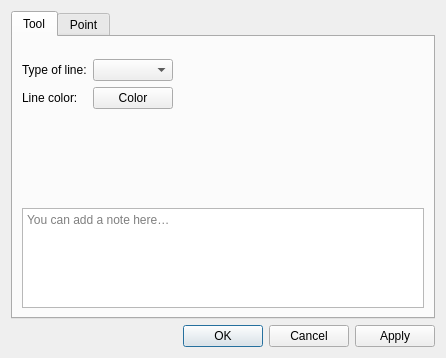
<?xml version="1.0" encoding="UTF-8"?>
<ui version="4.0">
 <class>DialogAlongLine</class>
 <widget class="QDialog" name="DialogAlongLine">
  <property name="geometry">
   <rect>
    <x>0</x>
    <y>0</y>
    <width>446</width>
    <height>358</height>
   </rect>
  </property>
  <property name="windowTitle">
   <string>Point at distance along line</string>
  </property>
  <property name="windowIcon">
   <iconset resource="../../../vmisc/share/resources/icon.qrc">
    <normaloff>:/icon/64x64/icon64x64.png</normaloff>:/icon/64x64/icon64x64.png</iconset>
  </property>
  <property name="locale">
   <locale language="English" country="UnitedStates"/>
  </property>
  <layout class="QVBoxLayout" name="verticalLayout_2">
   <item>
    <widget class="QTabWidget" name="tabWidget">
     <property name="currentIndex">
      <number>0</number>
     </property>
     <widget class="QWidget" name="tab">
      <attribute name="title">
       <string>Tool</string>
      </attribute>
      <layout class="QVBoxLayout" name="verticalLayout">
       <item>
        <widget class="QWidget" name="formulaPlaceholder" native="true"/>
       </item>
       <item>
        <layout class="QHBoxLayout" name="formulaSeparatorLayout">
         <property name="leftMargin">
          <number>33</number>
         </property>
         <property name="rightMargin">
          <number>33</number>
         </property>
         <item>
          <widget class="QFrame" name="formulaSeparator">
           <property name="minimumSize">
            <size>
             <width>0</width>
             <height>1</height>
            </size>
           </property>
           <property name="maximumSize">
            <size>
             <width>16777215</width>
             <height>1</height>
            </size>
           </property>
          </widget>
         </item>
        </layout>
       </item>
       <item>
        <layout class="QFormLayout" name="formLayout">
         <property name="fieldGrowthPolicy">
          <enum>QFormLayout::ExpandingFieldsGrow</enum>
         </property>
         <item row="0" column="0">
          <widget class="QLabel" name="label_6">
           <property name="sizePolicy">
            <sizepolicy hsizetype="Expanding" vsizetype="Preferred">
             <horstretch>0</horstretch>
             <verstretch>0</verstretch>
            </sizepolicy>
           </property>
           <property name="text">
            <string>Type of line:</string>
           </property>
          </widget>
         </item>
         <item row="0" column="1">
          <widget class="QComboBox" name="comboBoxLineType">
           <property name="minimumSize">
            <size>
             <width>80</width>
             <height>0</height>
            </size>
           </property>
           <property name="maximumSize">
            <size>
             <width>110</width>
             <height>16777215</height>
            </size>
           </property>
           <property name="iconSize">
            <size>
             <width>80</width>
             <height>14</height>
            </size>
           </property>
          </widget>
         </item>
         <item row="1" column="0">
          <widget class="QLabel" name="label">
           <property name="sizePolicy">
            <sizepolicy hsizetype="Expanding" vsizetype="Preferred">
             <horstretch>0</horstretch>
             <verstretch>0</verstretch>
            </sizepolicy>
           </property>
           <property name="text">
            <string>Line color:</string>
           </property>
          </widget>
         </item>
         <item row="1" column="1">
          <widget class="VPE::QtColorPicker" name="pushButtonLineColor">
           <property name="text">
            <string notr="true">Color</string>
           </property>
          </widget>
         </item>
        </layout>
       </item>
       <item>
        <spacer name="verticalSpacer">
         <property name="orientation">
          <enum>Qt::Orientation::Vertical</enum>
         </property>
         <property name="sizeHint" stdset="0">
          <size>
           <width>20</width>
           <height>40</height>
          </size>
         </property>
        </spacer>
       </item>
       <item>
        <layout class="QHBoxLayout" name="notesSeparatorLayout">
         <property name="leftMargin"><number>33</number></property>
         <property name="rightMargin"><number>33</number></property>
         <item>
          <widget class="QFrame" name="notesSeparator">
           <property name="minimumSize"><size><width>0</width><height>1</height></size></property>
           <property name="maximumSize"><size><width>16777215</width><height>1</height></size></property>
          </widget>
         </item>
        </layout>
       </item>
       <item>
        <widget class="QPlainTextEdit" name="plainTextEditToolNotes">
         <property name="placeholderText"><string>You can add a note here…</string></property>
         <property name="maximumSize"><size><width>16777215</width><height>100</height></size></property>
        </widget>
       </item>
      </layout>
     </widget>
     <widget class="QWidget" name="tab_2">
      <attribute name="title">
       <string>Point</string>
      </attribute>
      <layout class="QFormLayout" name="formLayoutPoint">
       <property name="fieldGrowthPolicy">
        <enum>QFormLayout::ExpandingFieldsGrow</enum>
       </property>
       <item row="0" column="0">
        <widget class="QLabel" name="labelEditNamePoint">
         <property name="text">
          <string>Point name:</string>
         </property>
        </widget>
       </item>
       <item row="0" column="1">
        <widget class="QLineEdit" name="lineEditNamePoint">
         <property name="toolTip">
          <string>Unique label</string>
         </property>
         <property name="placeholderText">
          <string>Choose unique label.</string>
         </property>
        </widget>
       </item>
      </layout>
     </widget>
    </widget>
   </item>
   <item>
    <widget class="QDialogButtonBox" name="buttonBox">
     <property name="orientation">
      <enum>Qt::Orientation::Horizontal</enum>
     </property>
     <property name="standardButtons">
      <set>QDialogButtonBox::StandardButton::Apply|QDialogButtonBox::StandardButton::Cancel|QDialogButtonBox::StandardButton::Ok</set>
     </property>
    </widget>
   </item>
  </layout>
 </widget>
 <customwidgets>
  <customwidget>
   <class>VPE::QtColorPicker</class>
   <extends>QPushButton</extends>
   <header>../vpropertyexplorer/qtcolorpicker.h</header>
  </customwidget>
  <customwidget>
   <class>VPlainTextEdit</class>
   <extends>QPlainTextEdit</extends>
   <header>../vwidgets/vplaintextedit.h</header>
  </customwidget>
 </customwidgets>
 <tabstops>
  <tabstop>lineEditNamePoint</tabstop>
  <tabstop>comboBoxLineType</tabstop>
  <tabstop>buttonBox</tabstop>
 </tabstops>
 <resources>
  <include location="../../../vmisc/share/resources/icon.qrc"/>
 </resources>
 <connections>
  <connection>
   <sender>buttonBox</sender>
   <signal>accepted()</signal>
   <receiver>DialogAlongLine</receiver>
   <slot>accept()</slot>
   <hints>
    <hint type="sourcelabel">
     <x>248</x>
     <y>254</y>
    </hint>
    <hint type="destinationlabel">
     <x>157</x>
     <y>274</y>
    </hint>
   </hints>
  </connection>
  <connection>
   <sender>buttonBox</sender>
   <signal>rejected()</signal>
   <receiver>DialogAlongLine</receiver>
   <slot>reject()</slot>
   <hints>
    <hint type="sourcelabel">
     <x>316</x>
     <y>260</y>
    </hint>
    <hint type="destinationlabel">
     <x>286</x>
     <y>274</y>
    </hint>
   </hints>
  </connection>
 </connections>
</ui>
